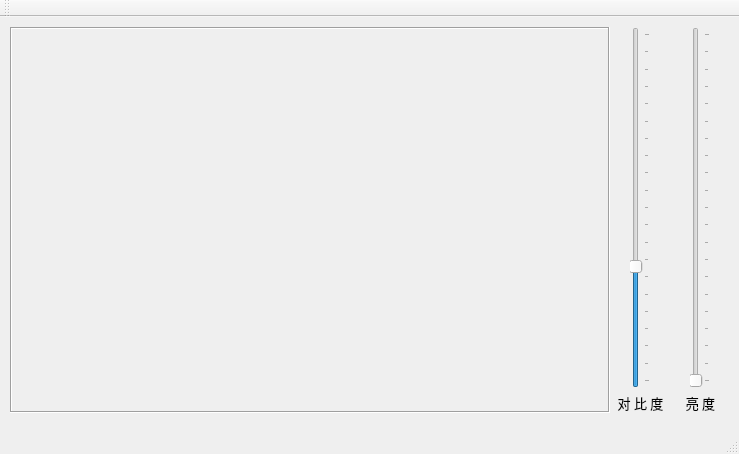
<?xml version="1.0" encoding="UTF-8"?>
<ui version="4.0">
 <class>MainWindow</class>
 <widget class="QMainWindow" name="MainWindow">
  <property name="geometry">
   <rect>
    <x>0</x>
    <y>0</y>
    <width>739</width>
    <height>454</height>
   </rect>
  </property>
  <property name="windowTitle">
   <string>海 底 摄 影 照 片 美 化</string>
  </property>
  <widget class="QWidget" name="centralWidget">
   <widget class="QLabel" name="viewLabel">
    <property name="geometry">
     <rect>
      <x>10</x>
      <y>10</y>
      <width>600</width>
      <height>386</height>
     </rect>
    </property>
    <property name="frameShape">
     <enum>QFrame::Box</enum>
    </property>
    <property name="frameShadow">
     <enum>QFrame::Sunken</enum>
    </property>
    <property name="text">
     <string/>
    </property>
   </widget>
   <widget class="QSlider" name="contrastVerticalSlider">
    <property name="geometry">
     <rect>
      <x>630</x>
      <y>10</y>
      <width>20</width>
      <height>361</height>
     </rect>
    </property>
    <property name="maximum">
     <number>100</number>
    </property>
    <property name="value">
     <number>33</number>
    </property>
    <property name="orientation">
     <enum>Qt::Vertical</enum>
    </property>
    <property name="tickPosition">
     <enum>QSlider::TicksBelow</enum>
    </property>
    <property name="tickInterval">
     <number>5</number>
    </property>
   </widget>
   <widget class="QSlider" name="brightnessVerticalSlider">
    <property name="geometry">
     <rect>
      <x>690</x>
      <y>10</y>
      <width>20</width>
      <height>361</height>
     </rect>
    </property>
    <property name="maximum">
     <number>100</number>
    </property>
    <property name="orientation">
     <enum>Qt::Vertical</enum>
    </property>
    <property name="tickPosition">
     <enum>QSlider::TicksBelow</enum>
    </property>
    <property name="tickInterval">
     <number>5</number>
    </property>
   </widget>
   <widget class="QLabel" name="label_2">
    <property name="geometry">
     <rect>
      <x>610</x>
      <y>370</y>
      <width>61</width>
      <height>31</height>
     </rect>
    </property>
    <property name="font">
     <font>
      <family>微软雅黑</family>
      <pointsize>10</pointsize>
     </font>
    </property>
    <property name="text">
     <string>对 比 度</string>
    </property>
    <property name="alignment">
     <set>Qt::AlignCenter</set>
    </property>
   </widget>
   <widget class="QLabel" name="label_3">
    <property name="geometry">
     <rect>
      <x>680</x>
      <y>370</y>
      <width>41</width>
      <height>31</height>
     </rect>
    </property>
    <property name="font">
     <font>
      <family>微软雅黑</family>
      <pointsize>10</pointsize>
     </font>
    </property>
    <property name="text">
     <string>亮 度</string>
    </property>
    <property name="alignment">
     <set>Qt::AlignCenter</set>
    </property>
   </widget>
  </widget>
  <widget class="QMenuBar" name="menuBar">
   <property name="geometry">
    <rect>
     <x>0</x>
     <y>0</y>
     <width>739</width>
     <height>23</height>
    </rect>
   </property>
  </widget>
  <widget class="QToolBar" name="mainToolBar">
   <attribute name="toolBarArea">
    <enum>TopToolBarArea</enum>
   </attribute>
   <attribute name="toolBarBreak">
    <bool>false</bool>
   </attribute>
  </widget>
  <widget class="QStatusBar" name="statusBar"/>
 </widget>
 <layoutdefault spacing="6" margin="11"/>
 <resources/>
 <connections/>
</ui>
